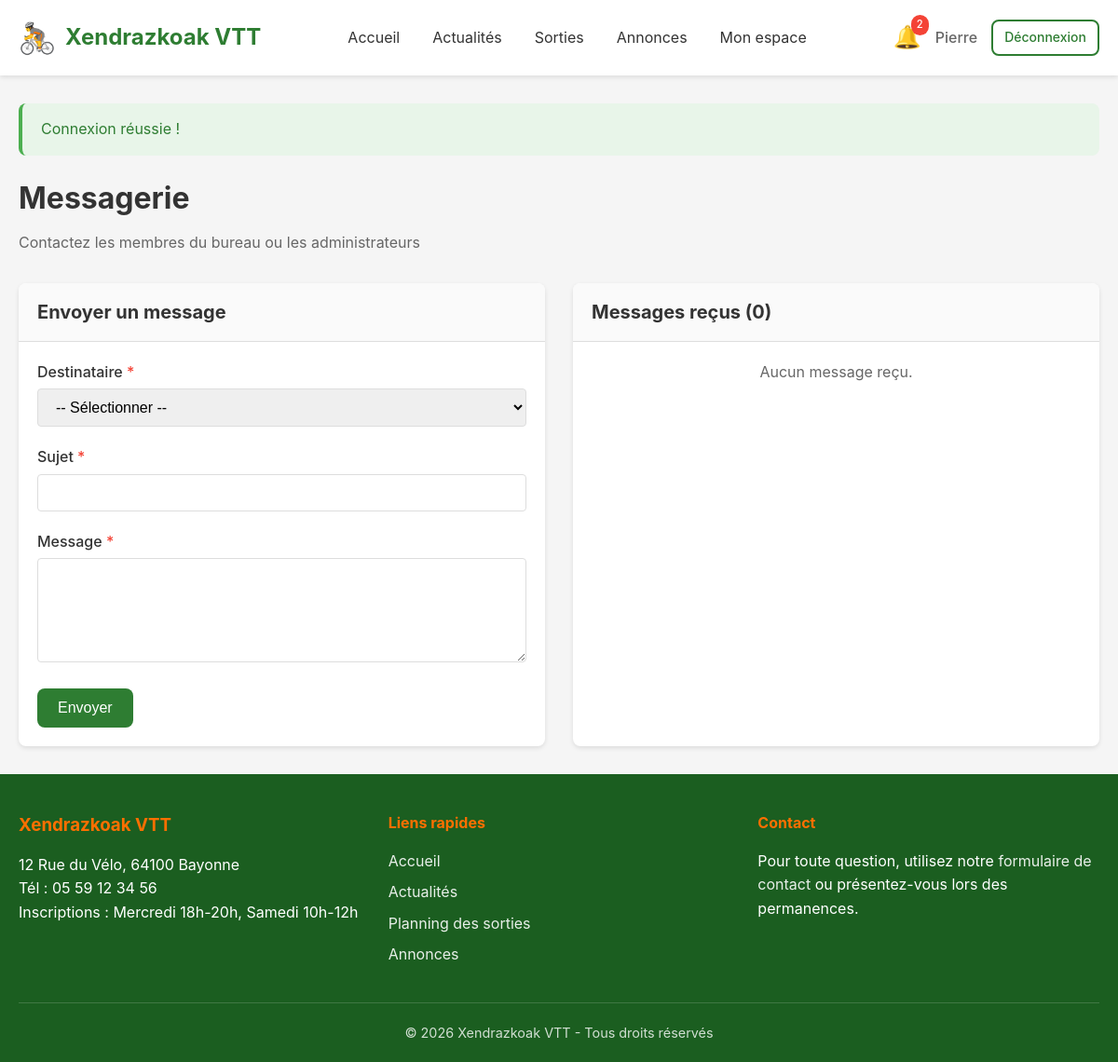
The page /messages.php (signed in) on the database its author committed.
### tables this page shows
CREATE TABLE club_infos (
    id INT AUTO_INCREMENT PRIMARY KEY,
    nom_club VARCHAR(200) NOT NULL,
    adresse TEXT NOT NULL,
    telephone VARCHAR(20) NOT NULL,
    jours_inscription VARCHAR(255) NOT NULL,
    youtube_url VARCHAR(500) DEFAULT NULL,
    updated_at DATETIME DEFAULT CURRENT_TIMESTAMP ON UPDATE CURRENT_TIMESTAMP
);

### auth.php (called while the page is built, shortened)
<?php
require_once __DIR__ . '/functions.php';
function isLoggedIn() {
    return isset($_SESSION['user_id']) && $_SESSION['user_id'] > 0;
}
function getCurrentUser() {
    return $_SESSION['user_data'];
}

### db.php (called while the page is built, shortened)
<?php
function getDB() {
    static $pdo = null;
    if ($pdo !== null) {
        return $pdo;
    }
    try {
        $dsn = "mysql:host=" . DB_HOST . ";dbname=" . DB_NAME . ";charset=" . DB_CHARSET;
        $options = [
            PDO::ATTR_ERRMODE            => PDO::ERRMODE_EXCEPTION,
            PDO::ATTR_DEFAULT_FETCH_MODE => PDO::FETCH_ASSOC,
            PDO::ATTR_EMULATE_PREPARES   => false,
        ];
        $pdo = new PDO($dsn, DB_USER, DB_PASS, $options);
        return $pdo;
    } catch (PDOException $e) {
        if (DEBUG_MODE) {
            die("Erreur de connexion à la base de données : " . $e->getMessage());
        } else {
            die("Erreur de connexion à la base de données. Veuillez réessayer plus tard.");
        }
    }
}
function dbFetchAll($sql, $params = []) {
    $stmt = getDB()->prepare($sql);
    $stmt->execute($params);
    return $stmt->fetchAll();
}
function dbFetchOne($sql, $params = []) {
    $stmt = getDB()->prepare($sql);
    $stmt->execute($params);
    return $stmt->fetch();
}

### messages.php (the view, shortened to what this page needs)
<?php
require_once __DIR__ . '/auth.php';
$user = getCurrentUser();
$subject = $_GET['subject'] ?? '';
$messagesRecus = dbFetchAll("
    SELECT m.*, u.nom, u.prenom
    FROM messages m
    JOIN users u ON m.sender_id = u.id
    WHERE m.receiver_id = ?
    ORDER BY m.created_at DESC
", [$user['id']]);
require_once __DIR__ . '/header.php';
?>
<div class="page-header">
    <h1>Messagerie</h1>
    <p>Contactez les membres du bureau ou les administrateurs</p>
</div>
<div class="grid grid-2" style="gap: 30px;">
    <div class="card">
        <div class="card-header">
            <h3>Envoyer un message</h3>
        </div>
        <div class="card-body">
            <form method="POST" action="">
                <div class="form-group">
                    <label for="receiver_id">Destinataire <span class="required">*</span></label>
                    <select name="receiver_id" id="receiver_id" class="form-control" required>
                        <option value="">-- Sélectionner --</option>
                    </select>
                </div>
                <div class="form-group">
                    <label for="sujet">Sujet <span class="required">*</span></label>
                    <input type="text" id="sujet" name="sujet" class="form-control"
                           value="<?php echo escape($_POST['sujet'] ?? $subject); ?>"
                           maxlength="255" required>
                </div>
                <div class="form-group">
                    <label for="message">Message <span class="required">*</span></label>
                    <textarea id="message" name="message" class="form-control" rows="5"
                              required><?php echo escape($_POST['message'] ?? ''); ?></textarea>
                </div>
                <button type="submit" class="btn btn-primary">Envoyer</button>
            </form>
        </div>
    </div>
    <div class="card">
        <div class="card-header">
            <h3>Messages reçus (<?php echo count($messagesRecus); ?>)</h3>
        </div>
        <div class="card-body" style="max-height: 400px; overflow-y: auto;">
            <?php if (empty($messagesRecus)): ?>
                <p class="text-muted text-center">Aucun message reçu.</p>
            <?php endif; ?>
        </div>
    </div>
</div>
<?php require_once __DIR__ . '/footer.php'; ?>

### footer.php (shortened to what this page needs)
        </div>
    </main>
    <footer class="main-footer">
        <div class="container">
            <div class="footer-content">
                <div class="footer-info">
                    <h3><?php echo SITE_NAME; ?></h3>
                    <?php if ($clubInfo): ?>
                        <p><?php echo escape($clubInfo['adresse']); ?></p>
                        <p>Tél : <?php echo escape($clubInfo['telephone']); ?></p>
                        <p>Inscriptions : <?php echo escape($clubInfo['jours_inscription']); ?></p>
                    <?php endif; ?>
                </div>
                <div class="footer-links">
                    <h4>Liens rapides</h4>
                    <ul>
                        <li><a href="index.php">Accueil</a></li>
                        <li><a href="actualites.php">Actualités</a></li>
                        <li><a href="sorties.php">Planning des sorties</a></li>
                        <li><a href="annonces.php">Annonces</a></li>
                    </ul>
                </div>
                <div class="footer-contact">
                    <h4>Contact</h4>
                    <p>Pour toute question, utilisez notre <a href="messages.php">formulaire de contact</a> ou présentez-vous lors des permanences.</p>
                </div>
            </div>
            <div class="footer-bottom">
                <p>&copy; <?php echo date('Y'); ?> <?php echo SITE_NAME; ?> - Tous droits réservés</p>
            </div>
        </div>
    </footer>
</body>
</html>

### css/style.css (style rules this page uses)
*, *::before, *::after { box-sizing: border-box; margin: 0; padding: 0; }
:root { --primary-color: #2e7d32; --primary-dark: #1b5e20; --primary-light: #4caf50; --secondary-color: #ff6f00; --secondary-dark: #e65100; --text-color: #333; --text-light: #666; --bg-color: #f5f5f5; --white: #fff; --border-color: #ddd; --success-color: #4caf50; --error-color: #f44336; --warning-color: #ff9800; --info-color: #2196f3; --shadow: 0 2px 5px rgba(0,0,0,0.1); --shadow-lg: 0 5px 15px rgba(0,0,0,0.15); --radius: 8px; --radius-sm: 4px; }
body { font-family: -apple-system, BlinkMacSystemFont, 'Segoe UI', Roboto, Oxygen, Ubuntu, sans-serif; font-size: 16px; line-height: 1.6; color: var(--text-color); background-color: var(--bg-color); min-height: 100vh; display: flex; flex-direction: column; }
a { color: var(--primary-color); text-decoration: none; }
.container { width: 100%; max-width: 1200px; margin: 0 auto; padding: 0 20px; }
.main-footer { background: var(--primary-dark); color: var(--white); padding: 40px 0 20px; margin-top: auto; }
.footer-content { display: grid; grid-template-columns: repeat(auto-fit, minmax(250px, 1fr)); gap: 30px; margin-bottom: 30px; }
.footer-info h3, .footer-links h4, .footer-contact h4 { margin-bottom: 15px; color: var(--secondary-color); }
.footer-links ul { list-style: none; }
.footer-links li { margin-bottom: 8px; }
.footer-links a, .footer-contact a { color: var(--white); opacity: 0.9; }
.footer-bottom { text-align: center; padding-top: 20px; border-top: 1px solid rgba(255,255,255,0.2); font-size: 0.9rem; opacity: 0.8; }
.btn { display: inline-block; padding: 10px 20px; font-size: 1rem; font-weight: 500; text-align: center; border: 2px solid transparent; border-radius: var(--radius); cursor: pointer; transition: all 0.2s; }
.btn-primary { background: var(--primary-color); color: var(--white); }
.form-group { margin-bottom: 20px; }
.form-group label { display: block; margin-bottom: 5px; font-weight: 500; }
.form-group label .required { color: var(--error-color); }
.form-control { width: 100%; padding: 10px 15px; font-size: 1rem; border: 1px solid var(--border-color); border-radius: var(--radius-sm); transition: border-color 0.2s, box-shadow 0.2s; }
textarea.form-control { resize: vertical; min-height: 100px; }
select.form-control { cursor: pointer; }
.card { background: var(--white); border-radius: var(--radius); box-shadow: var(--shadow); overflow: hidden; }
.card-header { padding: 15px 20px; border-bottom: 1px solid var(--border-color); background: #fafafa; }
.card-header h2, .card-header h3 { margin: 0; font-size: 1.25rem; }
.card-body { padding: 20px; }
.page-header { margin-bottom: 30px; }
.page-header h1 { font-size: 2rem; margin-bottom: 10px; }
.page-header p { color: var(--text-light); }
.grid { display: grid; gap: 20px; }
.grid-2 { grid-template-columns: repeat(2, 1fr); }
.text-center { text-align: center; }
.text-muted { color: var(--text-light); }

### rows shown on the page
club_infos: adresse "12 Rue du Vélo, 64100 Bayonne", telephone "05 59 12 34 56", jours_inscription "Mercredi 18h-20h, Samedi 10h-12h"

### other values the page prints
SITE_NAME "Xendrazkoak VTT"
$unreadNotifications "2"
$currentUser['prenom'] "Pierre"
$flash['message'] "Connexion réussie !"
count($messagesRecus) "0"
